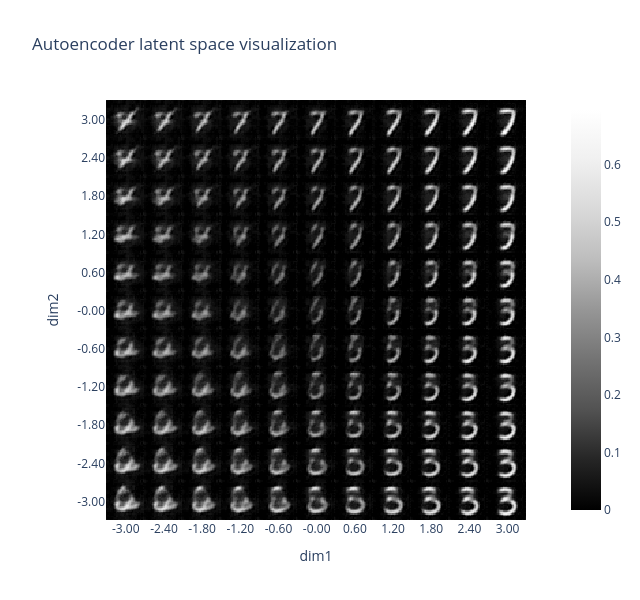

The notebook cell saved with this chart:
### Markdown cell above
## Latent space of an autoencoder

We'll now return to the issue we mentioned briefly earlier - how to generate output? We might want to generate output by just producing random noise and passing it through our decoder, but this raises a question - how should we interpret the latent space between our encoder and decoder?

We can try and plot the outputs produced by the decoder over a range. The code below does this (you might have to adjust it slightly depending on how you've implemented your autoencoder):

As an extension, you might like to try and do a more suitable dimensionality reduction of the latent space using PCA or t-SNE, rather than just choosing the first two dimensions.

### Code cell
def create_grid_of_latents(
    model: nn.Module,
    interpolation_range: tuple[float, float] = (-1, 1),
    n_points: int = 11,
    dims: tuple[int, int] = (0, 1),
) -> Float[Tensor, "rows_x_cols latent_dims"]:
    """Create a tensor of zeros which varies along the 2 specified dimensions of the latent space."""
    grid_latent = t.zeros(n_points, n_points, model.latent_dim_size, device=device)
    x = t.linspace(*interpolation_range, n_points)
    grid_latent[..., dims[0]] = x.unsqueeze(-1)  # rows vary over dim=0
    grid_latent[..., dims[1]] = x  # cols vary over dim=1
    return grid_latent.flatten(0, 1)  # flatten over (rows, cols) into a single batch dimension


grid_latent = create_grid_of_latents(autoencoder, interpolation_range=(-3, 3))

# Map grid latent through the decoder
output = autoencoder.decoder(grid_latent)

# Visualize the output
utils.visualise_output(output, grid_latent, title="Autoencoder latent space visualization")

### Figure 1 — Plotly figure (JSON) as saved in the notebook; plotly's stock layout.template omitted (floating-point values rounded to 4 significant figures; data arrays with more than 128 entries replaced by an {"elided": "..."} marker saying what was removed)
{"data": [{"coloraxis": "coloraxis", "hovertemplate": "x: %{x}<br>y: %{y}<br>color: %{z}<extra></extra>", "name": "0", "type": "heatmap", "xaxis": "x", "yaxis": "y", "z": {"elided": "308x308 float values"}}], "layout": {"coloraxis": {"autocolorscale": false, "colorscale": [[0.0, "rgb(0,0,0)"], [0.125, "rgb(37,37,37)"], [0.25, "rgb(82,82,82)"], [0.375, "rgb(115,115,115)"], [0.5, "rgb(150,150,150)"], [0.625, "rgb(189,189,189)"], [0.75, "rgb(217,217,217)"], [0.875, "rgb(240,240,240)"], [1.0, "rgb(255,255,255)"]]}, "height": 600, "title": {"text": "Autoencoder latent space visualization"}, "width": 640, "xaxis": {"anchor": "y", "constrain": "domain", "domain": [0.0, 1.0], "scaleanchor": "y", "tickmode": "array", "ticktext": ["-3.00", "-2.40", "-1.80", "-1.20", "-0.60", "-0.00", "0.60", "1.20", "1.80", "2.40", "3.00"], "tickvals": [14, 42, 70, 98, 126, 154, 182, 210, 238, 266, 294], "title": {"text": "dim1"}}, "yaxis": {"anchor": "x", "autorange": "reversed", "constrain": "domain", "domain": [0.0, 1.0], "tickmode": "array", "ticktext": ["3.00", "2.40", "1.80", "1.20", "0.60", "-0.00", "-0.60", "-1.20", "-1.80", "-2.40", "-3.00"], "tickvals": [14, 42, 70, 98, 126, 154, 182, 210, 238, 266, 294], "title": {"text": "dim2"}}}}
